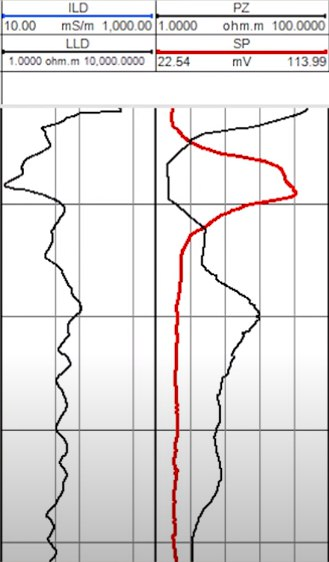
#> input picture EDA/Bulat/data_source/first_test.png, 329 x 562 px
$ python main.py
#> lines starting #> are read from the running program, lines starting #| are printed output that depends on the picture; after the words box and inside, x2 and y2 are one past the last pixel; in counts of white or black regions, pixels touching at a corner belong together
import cv2
from scipy.ndimage import rotate as rotate_image

import numpy as np
import matplotlib.pyplot as plt

# Load the image
img = cv2.imread('data_source/first_test.png')
#> img is the input picture: shape (562, 329, 3); mean B, G, R 224, 223.8, 226.5
if img is None:
    raise ValueError("Image not found or path is incorrect")

image = rotate_image(img, 90)
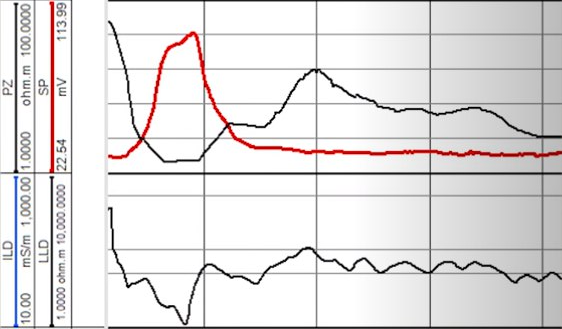
#> image: shape (329, 562, 3); mean B, G, R 224, 223.8, 226.5

# Convert the image to grayscale
gray = cv2.cvtColor(image, cv2.COLOR_BGR2GRAY)
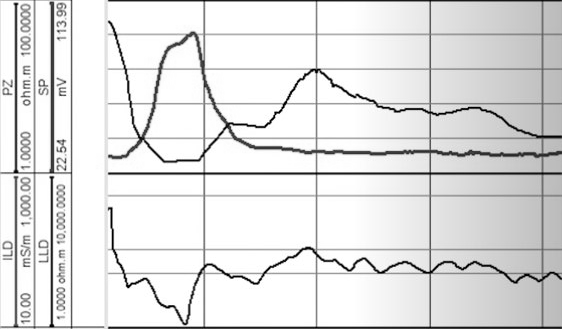
#> gray: shape (329, 562); min 0, max 255, mean 224.6

# Use Canny edge detector
edges = cv2.Canny(gray, 50, 150, apertureSize=3)
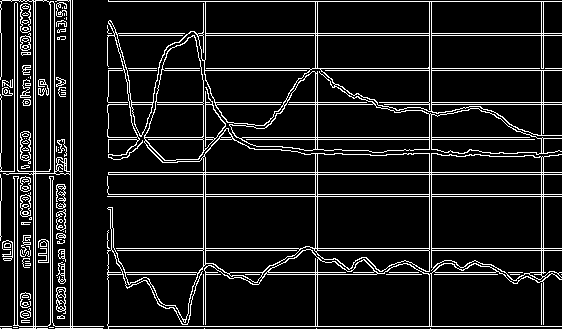
#> edges: shape (329, 562); 10.8% white in thin lines or dots

# Use Hough Line Transform to detect lines
lines = cv2.HoughLines(edges, 1, np.pi / 180, 200)
#> lines = 33 rows, first 8: [326, 1.57], [1, 1.57], [174, 1.57], [194, 1.57], [196, 1.57], [172, 1.57], [248, 1.57], [250, 1.57]

# Create a copy of the original image to draw lines on
line_image = image.copy()

# Draw the vertical lines
if lines is not None:
    for rho, theta in lines[:, 0]:
        # Filter for vertical lines based on the angle theta
        if np.pi / 2 - 0.1 < theta < np.pi / 2 + 0.1:
            a = np.cos(theta)
            b = np.sin(theta)
            x0 = a * rho
            y0 = b * rho
            x1 = int(x0 + 1000 * (-b))
            y1 = int(y0 + 1000 * (a))
            x2 = int(x0 - 1000 * (-b))
            y2 = int(y0 - 1000 * (a))
            cv2.line(line_image, (x1, y1), (x2, y2), (0, 0, 255), 2)
#> this loop made 33 passes
#> (rho, theta, x0, y0, y1, y2) on passes 1 to 12: (326, 1.57, -1.42e-05, 326, 325, 326), (1, 1.57, -4.37e-08, 1, 0, 1), (174, 1.57, -7.61e-06, 174, 173, 174), (194, 1.57, -8.48e-06, 194, 193, 194), (196, 1.57, -8.57e-06, 196, 195, 196), (172, 1.57, -7.52e-06, 172, 171, 172), (248, 1.57, -1.08e-05, 248, 247, 248), (250, 1.57, -1.09e-05, 250, 249, 250), (33, 1.57, -1.44e-06, 33, 32, 33), (35, 1.57, -1.53e-06, 35, 34, 35), (68, 1.57, -2.97e-06, 68, 67, 68), (102, 1.57, -4.46e-06, 102, 101, 102)
#> (rho, theta) on passes 19 to 24: (33, 0), (35, 0), (70, 0), (72, 0), (14, 0), (17, 0)
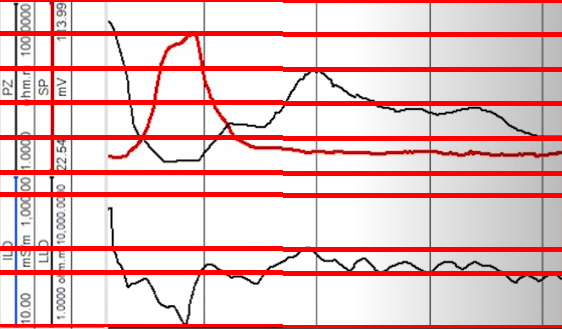
#> line_image: shape (329, 562, 3); 13.83% of pixels changed, all inside (x1, y1, x2, y2) = (0, 0, 562, 328)

# Display the original and the line-detected image
plt.figure(figsize=(10, 5))
plt.subplot(1, 2, 1)
plt.title('Original Image')
plt.imshow(cv2.cvtColor(image, cv2.COLOR_BGR2RGB))
plt.subplot(1, 2, 2)
plt.title('Detected Vertical Lines')
plt.imshow(cv2.cvtColor(line_image, cv2.COLOR_BGR2RGB))
plt.show()
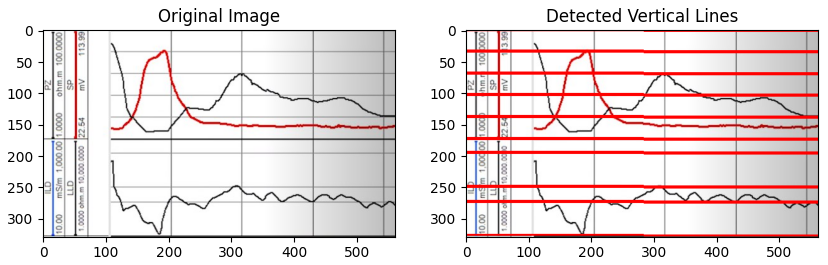
#> figure drawn by matplotlib, 2 panels
